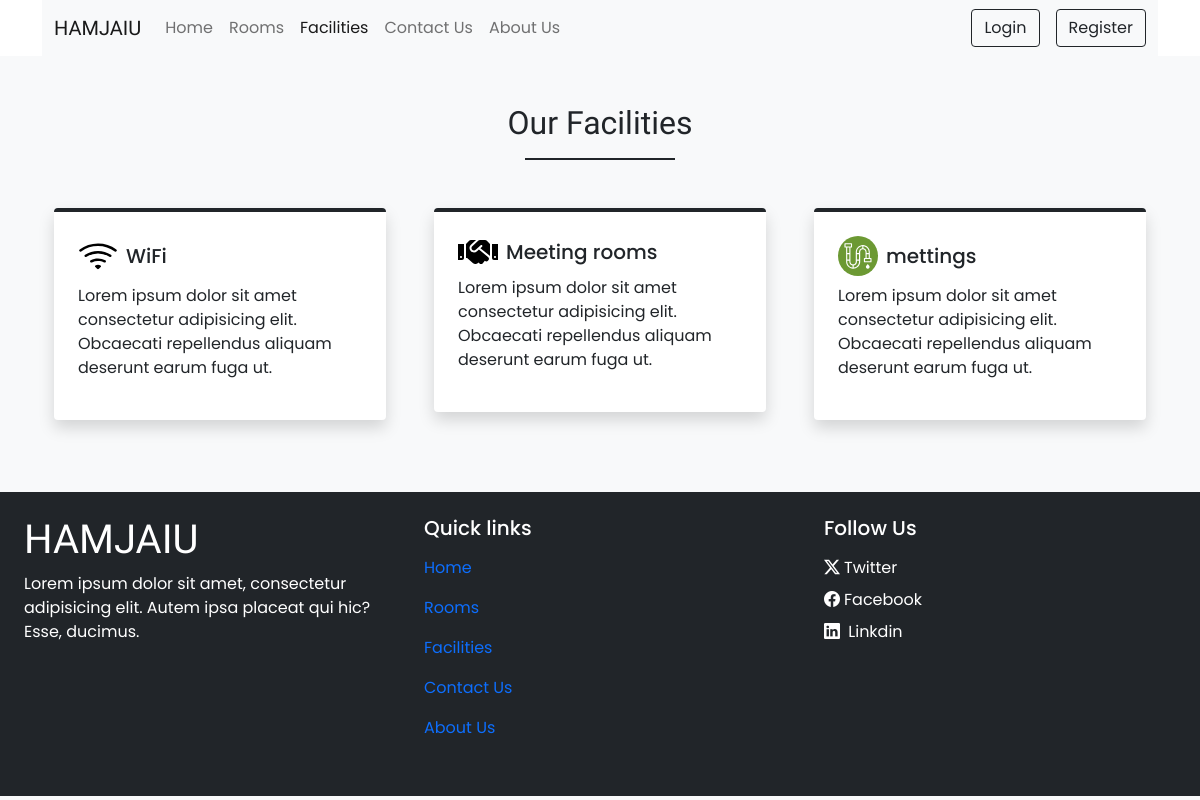
Screenshot of /facilities.php with the database file from the repository.
### tables this page shows
CREATE TABLE `site_title` (
  `sr_no` int(11) NOT NULL,
  `site_name` varchar(150) NOT NULL,
  `site_address` varchar(150) NOT NULL,
  `site_shoutdown` tinyint(1) NOT NULL
);

CREATE TABLE `facilities` (
  `id` int(11) NOT NULL,
  `name` varchar(100) NOT NULL,
  `desc` varchar(150) NOT NULL,
  `icon` varchar(150) NOT NULL
);

### admin/db/functions.php (called while the page is built, shortened)
<?php
require('connection.php');
function selectAll ($table){
  global $conn;
  $res = mysqli_query($conn,"SELECT * FROM $table");
  return $res;
}
function select($query,$value,$data_type){
    global $conn;
    $stmt = $conn->prepare($query);
    if($stmt){
      mysqli_stmt_bind_param($stmt,$data_type,...$value);
      if(mysqli_stmt_execute($stmt)){
        $res = mysqli_stmt_get_result($stmt);
        return $res;
      }else{
        die("Query Cannot be Executed- select");
        mysqli_stmt_close($stmt);
      }
    }else{
        echo "error";
        mysqli_stmt_close();
    }
}
?>

### facilities.php (the view, shortened to what this page needs)
<!DOCTYPE html>
<html lang="en">
  <head>
    <?php require ("./inc/links.php") ?>
  </head>
  <body class="bg-light">
    <div class="container-fluid bg-white">
      <div class="container">
        <?php require ("./components/header.php") ?>
    <h2 class="mt-4 mb-1 pt-4 text-center font-bold merinda  ">Our Facilities</h2>
    <div class="h-line bg-dark"></div>
    <div class="container mt-5">
        <div class="row ">
        <?php
    $res = selectAll('facilities');
    if($res){
        $facility_path = FACILITIES_IMG_PATH;
     while($row  = mysqli_fetch_assoc($res)){
        echo <<<facilitys
        <div class=" col-lg-4 col-mb-6 mb-5 px-4">
        <div class ="bg-white rounded shadow p-4 border-top border-4 border-dark pop">
            <div class="d-flex align-items-center mb-2 " >
                <img width="40px" src="$facility_path$row[icon]" alt="$row[name]">
                <h5 class="m-0 ps-2">$row[name]</h5>
            </div>
            <p>$row[desc]</p>
        </div>
    </div>
    facilitys;
     }
    }
        ?>
        </div>
    </div>
    <?php require("components/footer.php"); ?>
  </body>
</html>

### components/header.php (shortened to what this page needs)
<?php
$contact_data = "SELECT * FROM `site_title` WHERE sr_no =?";
$val =[1];
$data = select($contact_data,$val,'i');
$site_title = mysqli_fetch_assoc($data);
?>
<header>
    <nav id="navbers" class="navbar navbar-expand-lg navbar-light bg-light">
        <div class="container-fluid">
            <a class="navbar-brand merinda" href="index.php"><?php echo $site_title['site_name'] ?></a>
            <div class="collapse navbar-collapse" id="navbarSupportedContent">
                <ul class="navbar-nav me-auto mb-2 mb-lg-0">
                    <li class="nav-item">
                        <a class="nav-link " aria-current="page" href="index.php">Home</a>
                    </li>
                    <li class="nav-item">
                        <a class="nav-link" href="rooms.php">Rooms</a>
                    </li>
                    <li class="nav-item">
                        <a class="nav-link " href="facilities.php">Facilities</a>
                    </li>
                    <li class="nav-item">
                        <a class="nav-link " href="contact-us.php">Contact Us</a>
                    </li>
                    <li class="nav-item">
                        <a class="nav-link " href="about.php"> About Us</a>
                    </li>
                </ul>
                <div class="d-flex">
                    <button type="button" class="btn btn-outline-dark shadow-none me-lg-3 me-2" data-bs-toggle="modal"
                        data-bs-target="#loginModal">
                        Login
                    </button>
                    <button type="button" class="btn btn-outline-dark shadow-none " data-bs-toggle="modal"
                        data-bs-target="#registerModal">
                        Register
                    </button>
                </div>
            </div>
        </div>
    </nav>
    </div>
    </div>

### css/style.css (style rules this page uses)
* { font-family: "Poppins", sans-serif; }
.merinda { font-family: "Merienda", cursive; }
.h-line { width: 150px; margin: 16PX auto auto; height: 2px; }

### rows the page displays
site_title: site_name "HAMJAIU"
facilities: icon (picture), name "WiFi", desc "Lorem ipsum dolor sit amet consectetur adipisicing elit. Obcaecati repellendus aliquam deserunt earum fuga ut."
facilities: icon (picture), name "Meeting rooms", desc "Lorem ipsum dolor sit amet consectetur adipisicing elit. Obcaecati repellendus aliquam deserunt earum fuga ut."
facilities: icon (picture), name "mettings", desc "Lorem ipsum dolor sit amet consectetur adipisicing elit. Obcaecati repellendus aliquam deserunt earum fuga ut."
